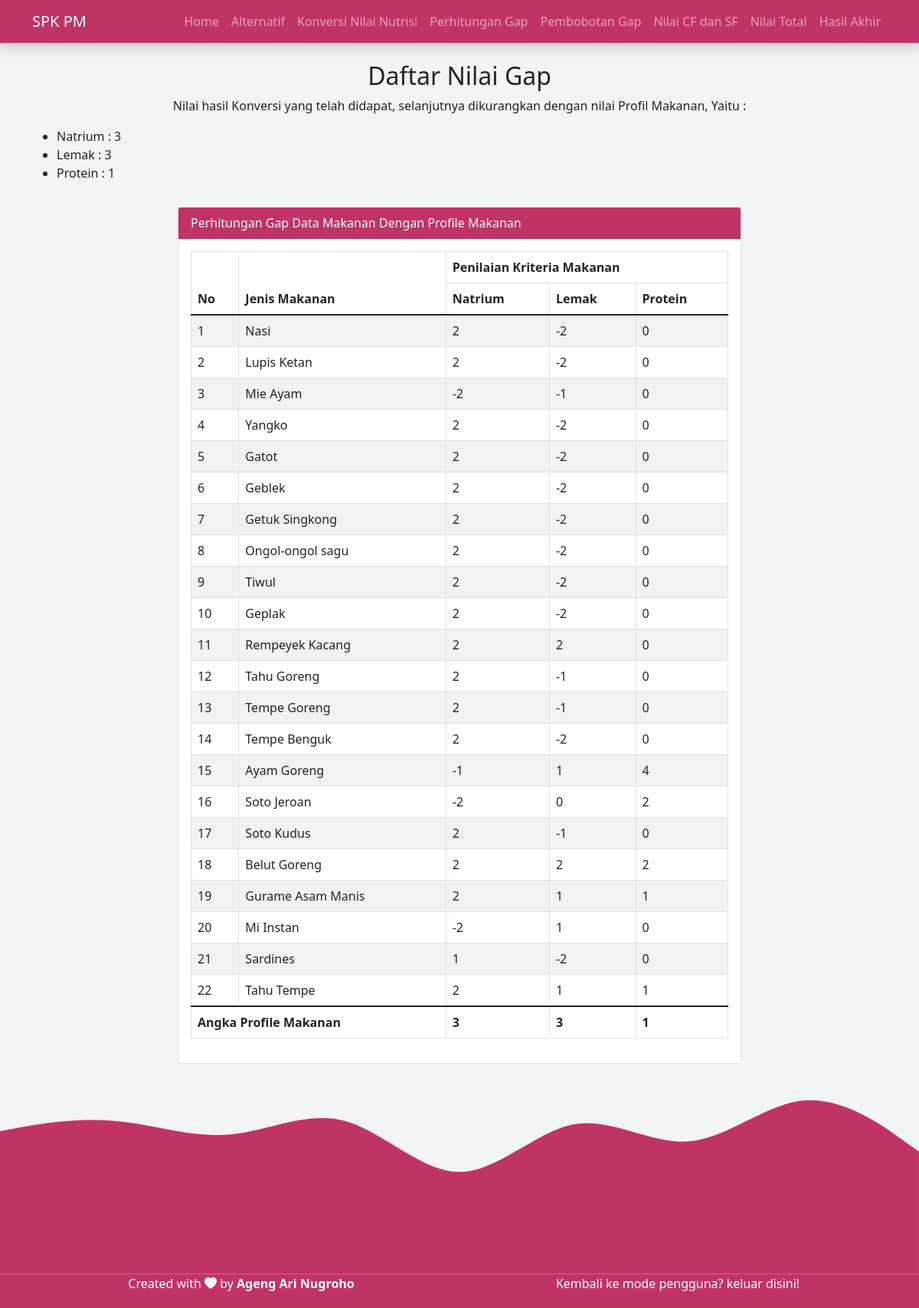
Page /admin/nilai_gap.php (signed in) on the committed database.
### tables this page shows
CREATE TABLE `food` (
  `id_makanan` int(10) NOT NULL,
  `name` varchar(50) NOT NULL,
  `natrium` float NOT NULL,
  `lemak` float NOT NULL,
  `protein` float NOT NULL
);

### admin/inc/perhitungan/profile_matching.php (called while the page is built, shortened)
<?php
                        $nat = $data['natrium'];
                        $le = $data['lemak'];
                        $pr = $data['protein'];
                        if ($nat >= 851) {
                            $natrium = 1;
                        } elseif ($nat >= 501) {
                            $natrium = 2;
                        } elseif ($nat >= 351) {
                            $natrium = 3;
                        } elseif ($nat >= 151) {
                            $natrium = 4;
                        } else {
                            $natrium = 5;
                        }
                        if ($le >= 36) {
                            $lemak = 5;
                        } elseif ($le >= 26) {
                            $lemak = 4;
                        } elseif ($le >= 16) {
                            $lemak = 3;
                        } elseif ($le >= 6) {
                            $lemak = 2;
                        } else {
                            $lemak = 1;
                        }
                        if ($pr >= 96) {
                            $protein = 5;
                        } elseif ($pr >= 73) {
                            $protein = 4;
                        } elseif ($pr >= 49) {
                            $protein = 3;
                        } elseif ($pr >= 25) {
                            $protein = 2;
                        } else {
                            $protein = 1;
                        }
                        $gapnatrium = $natrium - 3;
                        $gaplemak = $lemak - 3;
                        $gapprotein = $protein - 1;
                    ?>

### admin/nilai_gap.php (the view, shortened to what this page needs)
<!DOCTYPE html>
<html lang="en">
  <head>
    <link href="https://cdn.jsdelivr.net/npm/bootstrap@5.1.3/dist/css/bootstrap.min.css" rel="stylesheet" />
    <link rel="stylesheet" href="https://cdn.jsdelivr.net/npm/bootstrap-icons@1.5.0/font/bootstrap-icons.css" />
  </head>
  <body id="home">
	<div>
		<?php include "inc/navbar.php"; ?>
	</div>
    <section style="background-color: #f3f4f5">
      <div class="container" style="padding-top: 5rem">
        <div class="row">
          <div class="col">
            <h2 class="text-center">Daftar Nilai Gap</h2>
            <p class="text-center">Nilai hasil Konversi yang telah didapat, selanjutnya dikurangkan dengan nilai Profil Makanan, Yaitu :
              <ul>
                <li>Natrium : 3</li>
                <li>Lemak : 3</li>
                <li>Protein : 1</li>
              </ul>
            </p>
          </div>
        </div>
        <div class="row justify-content-center">
          <div class="col-md-8">
            <div class="card mt-3 mb-2">
              <div class="card-header text-white" style="background-color: #c03369">Perhitungan Gap Data Makanan Dengan Profile Makanan</div>
              <div class="card-body">
                <table class="table table-striped table-bordered table-hover">
                        <thead>
                            <tr>
                              <th rowspan="2">No</th>
                              <th rowspan="2">Jenis Makanan</th>
                              <th colspan="3">Penilaian Kriteria Makanan</th>
                            </tr>
                            <tr>
                              <th>Natrium</th>
                              <th>Lemak</th>
                              <th>Protein</th>
                            </tr>
                        </thead>
                        <tbody>
                          <?php
                            $perhitungan = mysql_query("SELECT  *  FROM  food order by id_makanan asc");
                            $no = 1;
                            while ($data = mysql_fetch_array($perhitungan)) {
                            include "inc/perhitungan/profile_matching.php";
                          ?>
                            <tr>
                              <td><?php echo $no++;  ?></td>
                              <td><?php echo $data[name];  ?></td>
                              <td><?php echo number_format($gapnatrium); ?></td>
                              <td><?php echo number_format($gaplemak); ?></td>
                              <td><?php echo number_format($gapprotein); ?></td>
                            </tr>
                          <?php
                          }
                          ?>
                        </tbody>
                        <thead>
                          <tr>
                            <th colspan=2>Angka Profile Makanan</th>
                            <th><?php echo 3; ?></th>
                            <th><?php echo 3; ?></th>
                            <th><?php echo 1; ?></th>
                          </tr>
                        </thead>
                    </table>
              </div>
            </div>
          </div>
        </div>
      </div>
    </section>
  <div>
    <?php include "inc/footer.php"; ?>
  </div>
  </body>
</html>

### rows in the picture
food: name "Nasi", natrium "2", lemak "-2", protein "0"
food: name "Lupis Ketan", natrium "2", lemak "-2", protein "0"
food: name "Mie Ayam", natrium "-2", lemak "-1", protein "0"
food: name "Yangko", natrium "2", lemak "-2", protein "0"
food: name "Gatot", natrium "2", lemak "-2", protein "0"
food: name "Geblek", natrium "2", lemak "-2", protein "0"
food: name "Getuk Singkong", natrium "2", lemak "-2", protein "0"
food: name "Ongol-ongol sagu", natrium "2", lemak "-2", protein "0"
food: name "Tiwul", natrium "2", lemak "-2", protein "0"
food: name "Geplak", natrium "2", lemak "-2", protein "0"
food: name "Rempeyek Kacang", natrium "2", lemak "2", protein "0"
food: name "Tahu Goreng", natrium "2", lemak "-1", protein "0"
food: name "Tempe Goreng", natrium "2", lemak "-1", protein "0"
food: name "Tempe Benguk", natrium "2", lemak "-2", protein "0"
food: name "Ayam Goreng", natrium "-1", lemak "1", protein "4"
food: name "Soto Jeroan", natrium "-2", lemak "0", protein "2"
food: name "Soto Kudus", natrium "2", lemak "-1", protein "0"
food: name "Belut Goreng", natrium "2", lemak "2", protein "2"
food: name "Gurame Asam Manis", natrium "2", lemak "1", protein "1"
food: name "Mi Instan", natrium "-2", lemak "1", protein "0"
food: name "Sardines", natrium "1", lemak "-2", protein "0"
food: name "Tahu Tempe", natrium "2", lemak "1", protein "1"
